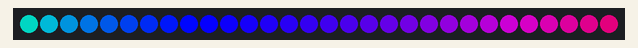
A sketch run on a simulated Arduino Uno, built with avr-gcc and run on an emulated ATmega328P. On the bench: 30 RGB LEDs in strip order, left to right.

Above: at 0.01 s.
At 1.86 s:
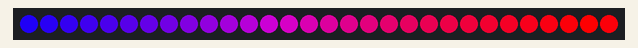
At 3.72 s:
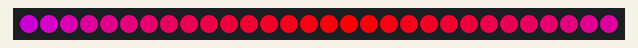
At 5.58 s:
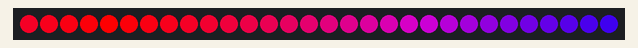
At 7.54 s:
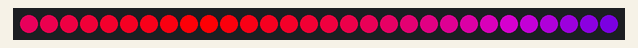
At 13.21 s:
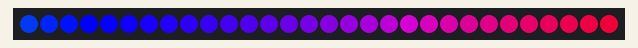

The sketch:

SpectrumCycle.ino
```cpp
#include <FastLED.h>

#define NUM_LEDS 30
#define DATA_PIN 6

int DELAY = 50;
#define FULLSPECTRUM true

#define BRIGHTNESS 255

CRGB leds[NUM_LEDS];

int im_hue = 0;

void setup() {
  // put your setup code here, to run once:
  FastLED.addLeds<WS2812B, DATA_PIN, GRB>(leds, NUM_LEDS);
}

void loop() {
  // put your main code here, to run repeatedly:

#if FULLSPECTRUM

  for(int i=135; i<255; i++)
  {
    for(int j=0; j<30; j++)
    {
      im_hue = i + (j * 3);
      if(im_hue > 255)
      {
        im_hue = 255 - (im_hue - 255);
      }
      leds[j] = CHSV(im_hue, 255, BRIGHTNESS);
    }
    FastLED.show();
    //DELAY = analogRead(0);
    delay(DELAY);
  }

  for(int i=255; i>135; i--)
  {
    for(int j=0; j<30; j++)
    {
      im_hue = i + (j * 3);
      if(im_hue > 255)
      {
        im_hue = 255 - (im_hue - 255);
      }
      leds[j] = CHSV(im_hue, 255, BRIGHTNESS);
    }
    FastLED.show();
    //DELAY = analogRead(0);
    delay(DELAY);
  }

#else

  for(int i=0; i<255; i++)
  {
    for(int j=0; j<30; j++)
    {
      im_hue = i + (j * 3);
      if(im_hue > 255)
      {
        im_hue = 255 - (im_hue - 255);
      }
      leds[j] = CHSV(im_hue, 255, BRIGHTNESS);
    }
    FastLED.show();
    //DELAY = analogRead(0);
    delay(DELAY);
  }

  for(int i=255; i>0; i--)
  {
    for(int j=0; j<30; j++)
    {
      im_hue = i + (j * 3);
      if(im_hue > 255)
      {
        im_hue = 255 - (im_hue - 255);
      }
      leds[j] = CHSV(im_hue, 255, BRIGHTNESS);
    }
    FastLED.show();
    //DELAY = analogRead(0);
    delay(DELAY);
  }

#endif

}
```

Measured:
- by itself, everything shown: repeats every 12.4 s, in 240 steps
